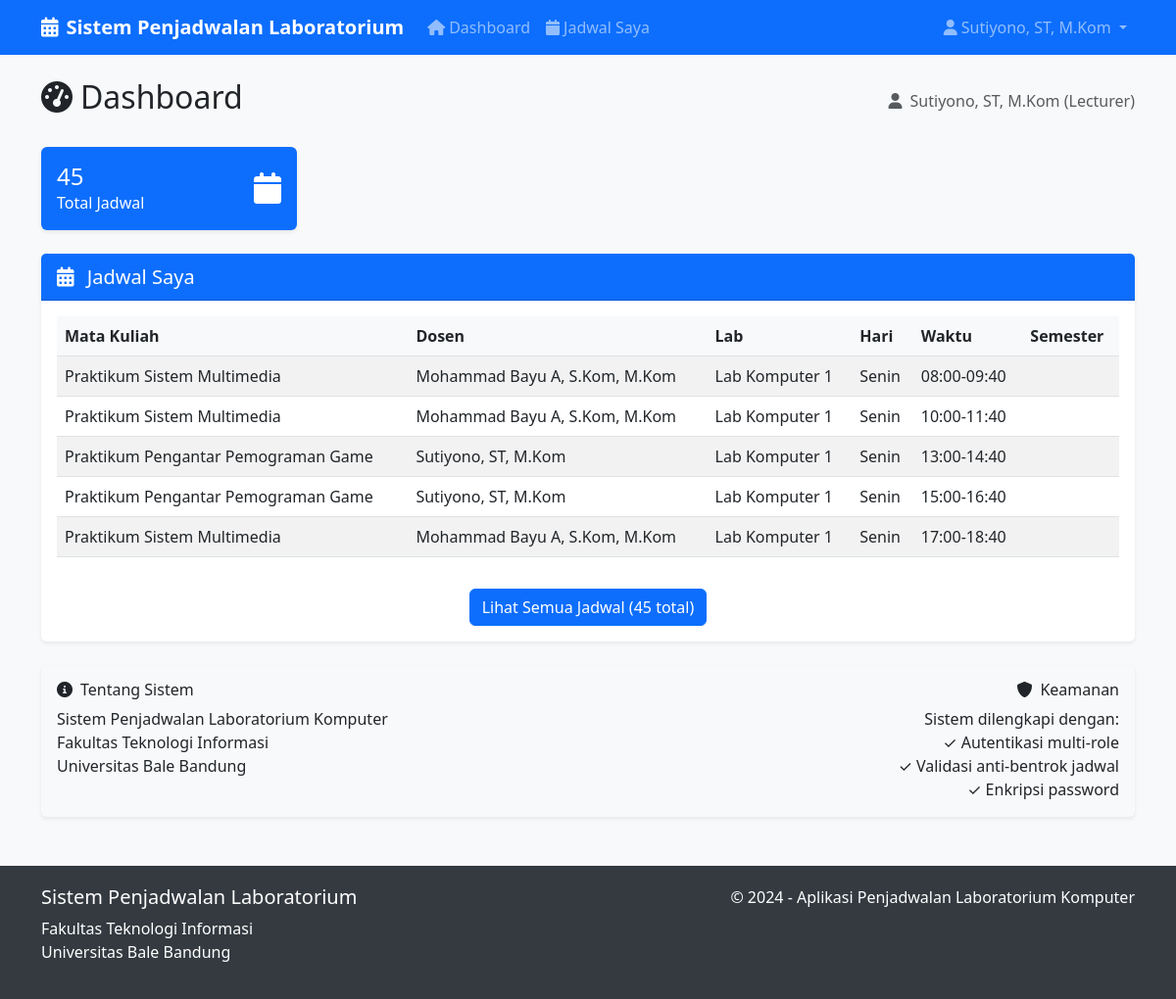
The app's page /dashboard (signed in) with its own data.
### app.py (models this page shows)
class User(db.Model):
    id = db.Column(db.Integer, primary_key=True)
    username = db.Column(db.String(80), unique=True, nullable=False)
    password = db.Column(db.String(120), nullable=False)
    role = db.Column(db.String(20), nullable=False)  # admin, staff, lecturer
    full_name = db.Column(db.String(100), nullable=False)
    schedules = db.relationship('Schedule', backref='lecturer', lazy=True)

class Schedule(db.Model):
    id = db.Column(db.Integer, primary_key=True)
    course_id = db.Column(db.Integer, db.ForeignKey('course.id'), nullable=False)
    lecturer_id = db.Column(db.Integer, db.ForeignKey('user.id'), nullable=False)
    lab_id = db.Column(db.Integer, db.ForeignKey('lab.id'), nullable=False)
    day = db.Column(db.String(10), nullable=False)  # Senin, Selasa, etc.
    time_slot = db.Column(db.String(20), nullable=False)  # 08:00-10:00, etc.
    class_name = db.Column(db.String(5), nullable=False)  # A, B, C
    created_at = db.Column(db.DateTime, default=datetime.utcnow)

class Course(db.Model):
    id = db.Column(db.Integer, primary_key=True)
    code = db.Column(db.String(20), unique=True, nullable=False)
    course_name = db.Column(db.String(100), nullable=False)
    semester = db.Column(db.Integer, nullable=False)  # 1-8
    sks = db.Column(db.Integer, nullable=False)  # 1-4
    schedules = db.relationship('Schedule', backref='course', lazy=True)

class Lab(db.Model):
    id = db.Column(db.Integer, primary_key=True)
    lab_name = db.Column(db.String(50), nullable=False)
    capacity = db.Column(db.Integer, nullable=False)
    schedules = db.relationship('Schedule', backref='laboratory', lazy=True)

### app.py (the view)
@app.route('/dashboard')
def dashboard():
    if 'user_id' not in session:
        return redirect(url_for('login'))
    user = User.query.get(session['user_id'])
    schedules = Schedule.query.all()
    return render_template('dashboard.html', user=user, schedules=schedules)

### templates/dashboard.html (shortened to what this page needs)
{% extends "base.html" %}
{% block content %}
<div class="row">
    <div class="col-12">
        <div class="d-flex justify-content-between align-items-center mb-4">
            <h2><i class="fas fa-tachometer-alt me-2"></i>Dashboard</h2>
            <div class="text-muted">
                <i class="fas fa-user me-2"></i>{{ user.full_name }} ({{ user.role.title() }})
            </div>
        </div>
    </div>
</div>
<div class="row mb-4">
    <div class="col-md-3">
        <div class="card bg-primary text-white">
            <div class="card-body">
                <div class="d-flex justify-content-between">
                    <div>
                        <h4 class="mb-0">{{ schedules|length }}</h4>
                        <p class="mb-0">Total Jadwal</p>
                    </div>
                    <div class="align-self-center">
                        <i class="fas fa-calendar fa-2x"></i>
                    </div>
                </div>
            </div>
        </div>
    </div>
</div>
<div class="row">
    <div class="col-12">
        <div class="card">
            <div class="card-header d-flex justify-content-between align-items-center">
                <h5 class="mb-0">
                    <i class="fas fa-calendar-alt me-2"></i>
                    {% if user.role == 'lecturer' %}Jadwal Saya{% else %}Overview Jadwal{% endif %}
                </h5>
                <a href="{{ url_for('schedules') }}" class="btn btn-sm btn-outline-primary">
                    <i class="fas fa-list me-1"></i>Lihat Semua
                </a>
            </div>
            <div class="card-body">
                {% if schedules %}
                    <div class="table-responsive">
                        <table class="table table-striped">
                            <thead>
                                <tr>
                                    <th>Mata Kuliah</th>
                                    <th>Dosen</th>
                                    <th>Lab</th>
                                    <th>Hari</th>
                                    <th>Waktu</th>
                                    <th>Semester</th>
                                </tr>
                            </thead>
                            <tbody>
                                {% for schedule in schedules[:5] %}
                                <tr>
                                    <td>{{ schedule.course.course_name }}</td>
                                    <td>{{ schedule.lecturer.full_name }}</td>
                                    <td>{{ schedule.laboratory.lab_name }}</td>
                                    <td>{{ schedule.day }}</td>
                                    <td>{{ schedule.time_slot }}</td>
                                    <td>{{ schedule.semester }}</td>
                                </tr>
                                {% endfor %}
                            </tbody>
                        </table>
                    </div>
                    {% if schedules|length > 5 %}
                    <div class="text-center mt-3">
                        <a href="{{ url_for('schedules') }}" class="btn btn-primary">
                            Lihat Semua Jadwal ({{ schedules|length }} total)
                        </a>
                    </div>
                    {% endif %}
                {% endif %}
            </div>
        </div>
    </div>
</div>
<div class="row mt-4">
    <div class="col-12">
        <div class="card bg-light">
            <div class="card-body">
                <div class="row">
                    <div class="col-md-6">
                        <h6><i class="fas fa-info-circle me-2"></i>Tentang Sistem</h6>
                        <p class="mb-0">Sistem Penjadwalan Laboratorium Komputer<br>
                        Fakultas Teknologi Informasi<br>
                        Universitas Bale Bandung</p>
                    </div>
                    <div class="col-md-6 text-md-end">
                        <h6><i class="fas fa-shield-alt me-2"></i>Keamanan</h6>
                        <p class="mb-0">Sistem dilengkapi dengan:<br>
                        ✓ Autentikasi multi-role<br>
                        ✓ Validasi anti-bentrok jadwal<br>
                        ✓ Enkripsi password</p>
                    </div>
                </div>
            </div>
        </div>
    </div>
</div>
{% endblock %}

### templates/base.html (shortened to what this page needs)
<!DOCTYPE html>
<html lang="id">
<head>
    <link href="https://cdn.jsdelivr.net/npm/bootstrap@5.3.0/dist/css/bootstrap.min.css" rel="stylesheet">
    <link href="https://cdnjs.cloudflare.com/ajax/libs/font-awesome/6.0.0/css/all.min.css" rel="stylesheet">
</head>
<body>
    <nav class="navbar navbar-expand-lg navbar-dark bg-primary">
        <div class="container">
            <a class="navbar-brand" href="{{ url_for('dashboard') }}">
                <i class="fas fa-calendar-alt me-2"></i>Sistem Penjadwalan Laboratorium
            </a>
            {% if session.user_id %}
            <div class="collapse navbar-collapse" id="navbarNav">
                <ul class="navbar-nav me-auto">
                    <li class="nav-item">
                        <a class="nav-link" href="{{ url_for('dashboard') }}">
                            <i class="fas fa-home me-1"></i>Dashboard
                        </a>
                    </li>
                    {% if session.role == 'lecturer' %}
                    <li class="nav-item">
                        <a class="nav-link" href="{{ url_for('schedules') }}">
                            <i class="fas fa-calendar me-1"></i>Jadwal Saya
                        </a>
                    </li>
                    {% endif %}
                </ul>
                <ul class="navbar-nav">
                    <li class="nav-item dropdown">
                        <a class="nav-link dropdown-toggle" href="#" role="button" data-bs-toggle="dropdown">
                            <i class="fas fa-user me-1"></i>{{ session.full_name }}
                        </a>
                    </li>
                </ul>
            </div>
            {% endif %}
        </div>
    </nav>
    <div class="container mt-4">
        {% block content %}{% endblock %}
    </div>
    <footer class="footer">
        <div class="container">
            <div class="row">
                <div class="col-md-6">
                    <h5>Sistem Penjadwalan Laboratorium</h5>
                    <p>Fakultas Teknologi Informasi<br>Universitas Bale Bandung</p>
                </div>
                <div class="col-md-6 text-md-end">
                    <p>&copy; 2024 - Aplikasi Penjadwalan Laboratorium Komputer</p>
                </div>
            </div>
        </div>
    </footer>
</body>
</html>

### templates/base.html (style rules this page uses)
body { background-color: #f8f9fa; }
.navbar-brand { font-weight: bold; }
.card { box-shadow: 0 0.125rem 0.25rem rgba(0, 0, 0, 0.075); border: none; }
.card-header { background-color: #0d6efd; color: white; font-weight: 600; }
.btn-primary { background-color: #0d6efd; border-color: #0d6efd; }
.table th { background-color: #f8f9fa; border-top: none; }
.footer { background-color: #343a40; color: white; padding: 20px 0; margin-top: 50px; }

### records on screen
User: full_name "Sutiyono, ST, M.Kom", role "Lecturer"
Schedule: course.course_name "Praktikum Sistem Multimedia", lecturer.full_name "Mohammad Bayu A, S.Kom, M.Kom", laboratory.lab_name "Lab Komputer 1", day "Senin", time_slot "08:00-09:40"
Schedule: course.course_name "Praktikum Sistem Multimedia", lecturer.full_name "Mohammad Bayu A, S.Kom, M.Kom", laboratory.lab_name "Lab Komputer 1", day "Senin", time_slot "10:00-11:40"
Schedule: course.course_name "Praktikum Pengantar Pemograman Game", lecturer.full_name "Sutiyono, ST, M.Kom", laboratory.lab_name "Lab Komputer 1", day "Senin", time_slot "13:00-14:40"
Schedule: course.course_name "Praktikum Pengantar Pemograman Game", lecturer.full_name "Sutiyono, ST, M.Kom", laboratory.lab_name "Lab Komputer 1", day "Senin", time_slot "15:00-16:40"
Schedule: course.course_name "Praktikum Sistem Multimedia", lecturer.full_name "Mohammad Bayu A, S.Kom, M.Kom", laboratory.lab_name "Lab Komputer 1", day "Senin", time_slot "17:00-18:40"

### other values on screen
{{ schedules|length }} "45"
